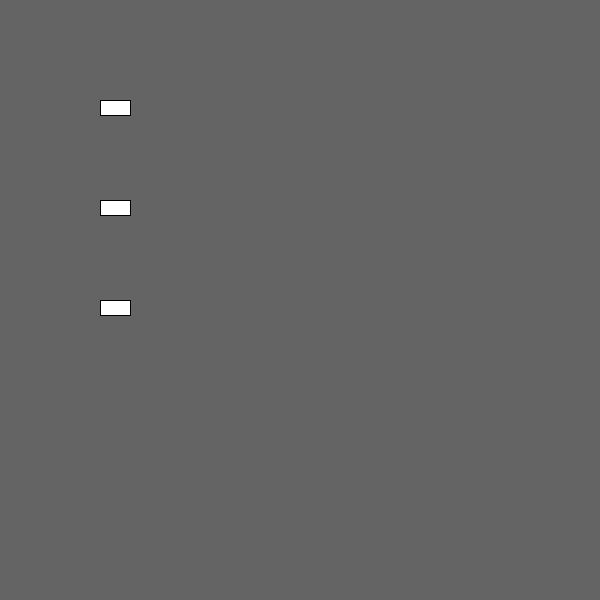
Frame 1 (no input)
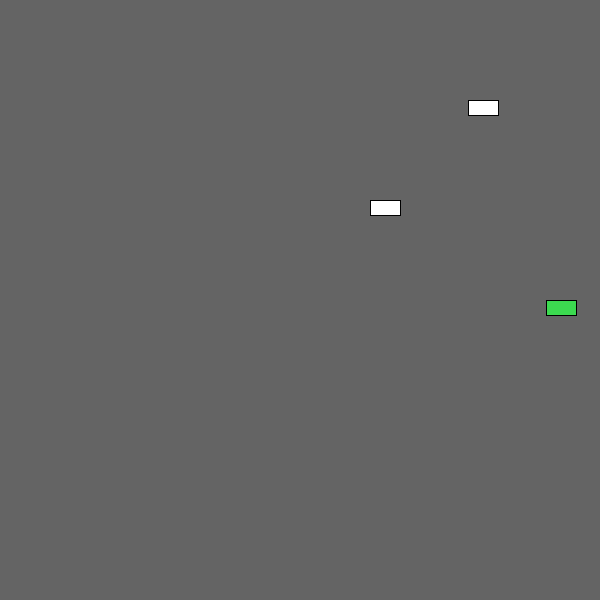
Frame 60 (the mouse pressed at the canvas centre just before this capture)
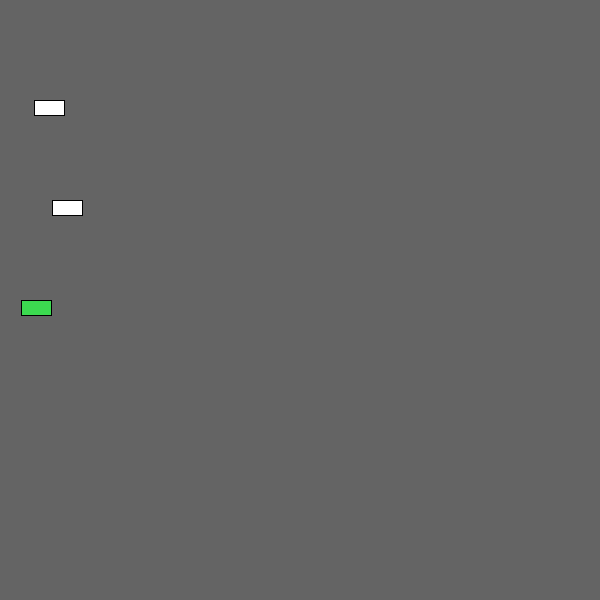
Frame 120 (the mouse held since frame 60 and released just before this capture)

The Processing sketch that drew these frames (run headless with seeded random() and noise(); from frame 60 on, the mouse is pressed at the canvas centre):

// Processing sketch: processing_166307
// ── processing_166307.pde

Car myCar1;
Car myCar2;
Car myCar3;

void setup() {
  size(600,600);
  myCar1 = new Car(100);
  myCar2 = new Car(200);
  myCar3 = new Car(300);
}

void draw() {
  background(100);
  
  myCar1.display();
  myCar1.move();
  myCar2.display();
  myCar2.move();
  myCar3.display();
  myCar3.move();
  
 if (myCar1.xpos > width-20 || myCar1.xpos <0 || myCar2.xpos > width-20 || myCar2.xpos <0 || myCar3.xpos > width-20 || myCar3.xpos <0 ) {
      myCar1.xspeed = myCar1.xspeed*-1;
      myCar2.xspeed = myCar2.xspeed*-1;
      myCar3.xspeed = myCar3.xspeed*-1;
 }
}

class Car { 
  float xpos;
  int y;
  float xspeed;
  int r;
  int g;
  int b;

  Car(int ypos) { 
    y = ypos;
    xpos = 100;
    xspeed = random(4,9);
    r = 255;
    g = 255;
    b = 255;
  }

  void display() {
    if (xpos > width-20 || xpos < 0){
    r = int(random(255));
    g = int(random(255));
    b = int(random(255));
    }
    fill(r,g,b);
    rect(xpos,y,30,15);
  }

  void move() {
    xpos = xpos + xspeed;
  }
}
